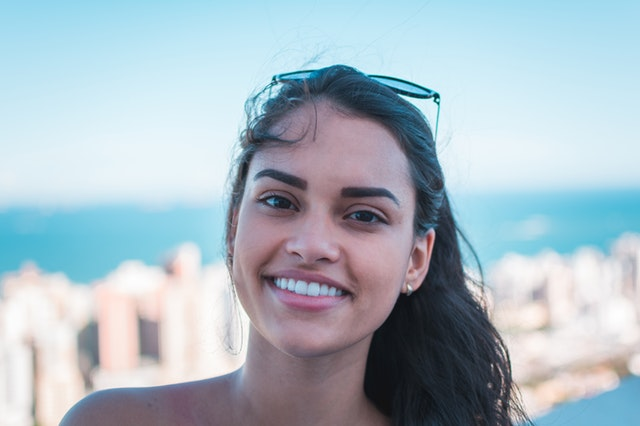
#> input picture smile.jpg, 640 x 426 px, given in place of the camera
$ python webcam_goz_algilama.py
#> lines starting #> are read from the running program, lines starting #| are printed output that depends on the picture
# 1. Kullanacağımız kütüphaneyi çalışmamıza dahil edelim.
import cv2

# 2. Bilgisayarınızın kamerası için üç nokta yerine '0' yazınız.
vid = cv2.VideoCapture(0)

# 3. Kullanacağımız cascade dosyalarını çalışmamıza dahil edelim.
face_cascade = cv2.CascadeClassifier("C:\\Users\\Burak\\Desktop\\OpenCv\\Udemy\\Haar_Cascade\\frontalface.xml")
eye_cascade = cv2.CascadeClassifier("C:\\Users\\Burak\\Desktop\\OpenCv\\Udemy\\Haar_Cascade\\eye.xml")

# 4. Sonsuz bir döngü ile her kareyi(frame) tek tek inceleyelim.
while 1:
    # 5. Her kareyi tek tek okuyalım.
    ret, frame = vid.read()
#> frame is the input picture: shape (426, 640, 3); mean B, G, R 195.2, 185.1, 169.2
    frame = cv2.flip(frame, 1)
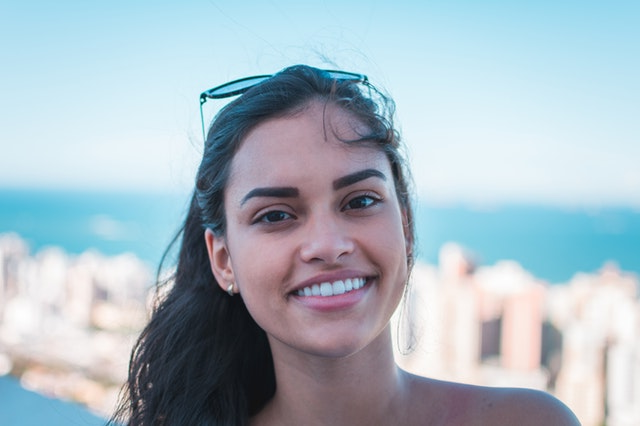
#> frame: shape (426, 640, 3); mean B, G, R 195.2, 185.1, 169.2
    frame = cv2.resize(frame, (480, 360))
#> frame: shape (360, 480, 3)

    # 6. Haar-like özellikleri kolay algılayabilmek için her bir kareyi boz(gri) tonlara çevirelim.
    gray = cv2.cvtColor(frame, cv2.COLOR_BGR2GRAY)
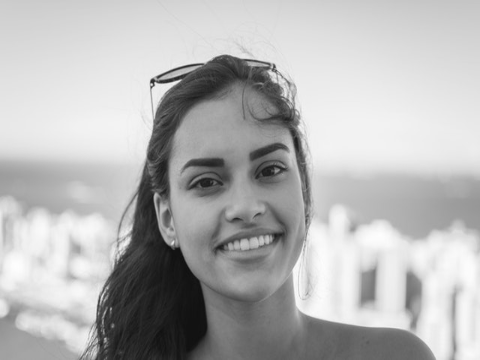
#> gray: shape (360, 480); min 15, max 254, mean 181.4

    # 7. Şimdi de cascade dosyamızı kullanarak her bir kare üzerindeki yüzlerin koordinarlarını bulalım.
    faces = face_cascade.detectMultiScale(gray)
#> faces = [[27, 169, 114, 114], [150, 108, 177, 177]]

    # 7. "faces" değişkeninde tuttuğumuz koordinatları kullanarak yüzleri dikdörtgen içerisine alalım.
    for (x, y, w, h) in faces:
        cv2.rectangle(frame, (x, y), (x + w, y + h), (0, 255, 0), 2)

        # Şimdi de, bulduğum yüzler içinde göz arayacağım.
        roi_gray = gray[y:y + h, x:x + w]
        roi_frame = frame[y:y + h, x:x + w]

        # eye cascade dosyasını kullanarak gözlerin koordinatlarını bulalım.
        eyes = eye_cascade.detectMultiScale(roi_gray)

        # bu koordinatlara dikdörtgen çizelim.
        for (ex, ey, ew, eh) in eyes:
            cv2.rectangle(roi_frame, (ex, ey), (ex + ew, ey + eh), (0, 0, 255), 2)
#> this loop made 2 passes
#> (x, y, w, h, eyes) on pass 1: (27, 169, 114, 114, [[38, 68, 25, 25]])
#> pass 1, `roi_gray = gray[y:y + h, x:x + w]`:
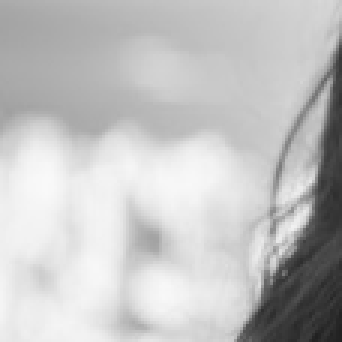
#> roi_gray: shape (114, 114) (shown 3 times larger); min 32, max 249, mean 193.8
#> pass 1, `roi_frame = frame[y:y + h, x:x + w]`:
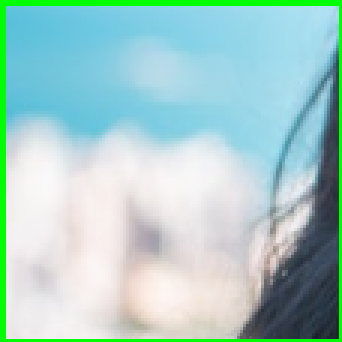
#> roi_frame: shape (114, 114, 3) (shown 3 times larger); mean B, G, R 200.2, 204.8, 165.6
#> pass 2, `roi_gray = gray[y:y + h, x:x + w]`:
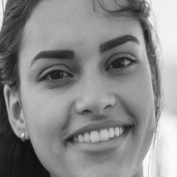
#> roi_gray: shape (177, 177); min 15, max 253, mean 138.4
#> after the loop:
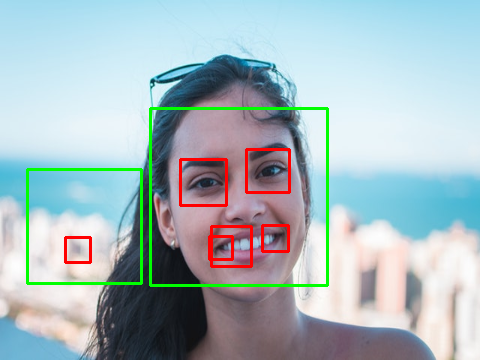
#> frame: shape (360, 480, 3); mean B, G, R 189.7, 185.1, 167.5
#> after the loop:
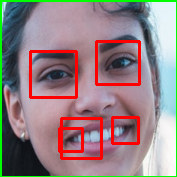
#> roi_frame: shape (177, 177, 3); mean B, G, R 130.7, 129.2, 148.1

    # 8. İşlediğimiz kareleri görelim.
    cv2.imshow('video', frame)

    # 9. Programı kapatacak kodu yazalım.
    if cv2.waitKey(5) & 0xFF == ord('q'):
#> (key q is pressed here)
        break

# 10. Son olarak videoyu serbest bırakalım.
vid.release()
cv2.destroyAllWindows()

$ run again, on eye.png
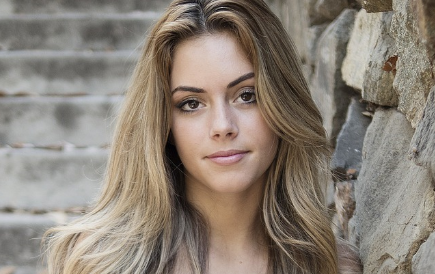
#> input picture eye.png, 435 x 274 px, given in place of the camera
#> frame is the input picture: shape (274, 435, 3); mean B, G, R 119.3, 130, 140.1
#> faces = [[177, 216, 101, 101], [154, 72, 163, 163]]
#> the loop `for (x, y, w, h) in faces:` made 2 passes
#> after the loop `for (x, y, w, h) in faces:`:
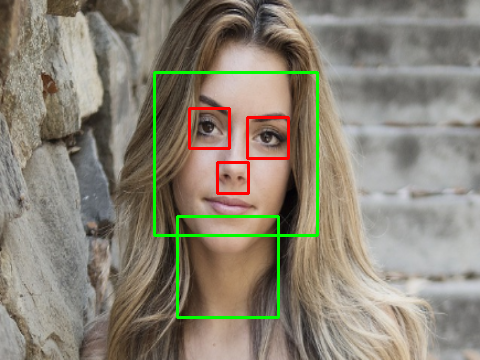
#> frame: shape (360, 480, 3); mean B, G, R 116.6, 131.5, 138.4
#> after the loop `for (x, y, w, h) in faces:`:
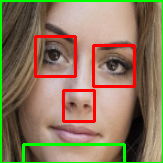
#> roi_frame: shape (163, 163, 3); mean B, G, R 93.3, 120, 141
